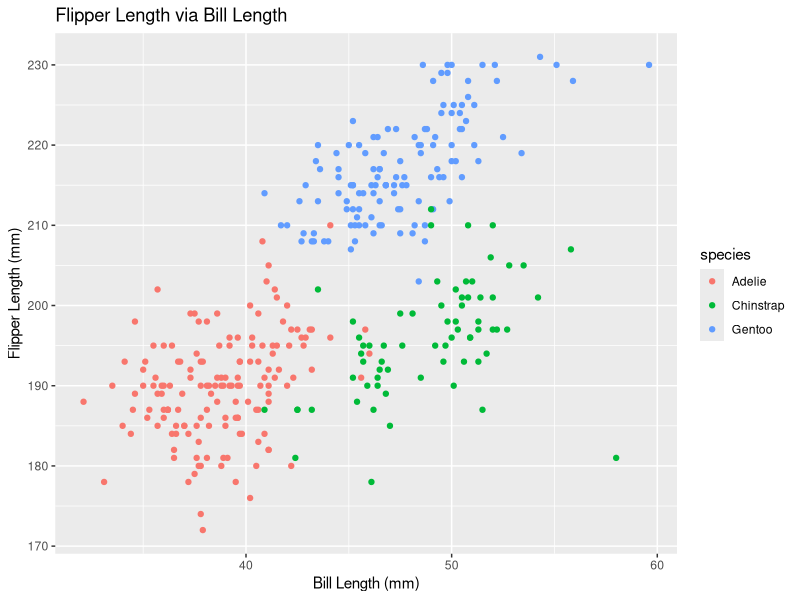
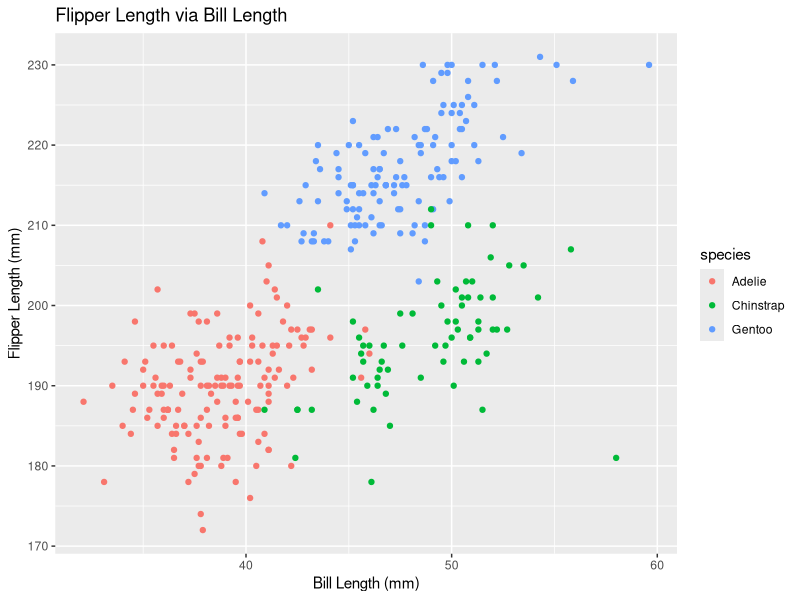

Generate these figures, in order, with R:
## ---- chunk 1
library(tidyverse)
## ---- chunk 2
# Loading the penguin data set
data("penguins", package = "palmerpenguins")
## ---- chunk 3
head(penguins)
## ---- chunk 4
nrow(penguins)
ncol(penguins)
## ---- chunk 5
mean(penguins$flipper_length_mm, na.rm=TRUE)
## ---- chunk 6
library(ggplot2) #Load ggplot
# The colored scatter plot
ggplot(data = penguins, aes(x=bill_length_mm, y=flipper_length_mm, color=species)) + geom_point() + labs(title = "Flipper Length via Bill Length", x = "Bill Length (mm)", y = "Flipper Length (mm)")

# Now we save the boxplot as png in the working directory
ggsave(file="Scatter Plot of Flipper Length via Bill Length.png")
## ---- chunk 7
# Create the desired dataframe
df = tibble(
  vec_numeric = rnorm(10),
  vec_logical = vec_numeric > 0,
  vec_char = c("ten", "words", "is", "ten", "words", "too", "much", "says", "Lincole", "2022"),
  vec_factor = factor(c("mid", "low", "high", "mid", "low", "high", "high", "mid", "low", "high"))
)
## ---- chunk 8
mean(df$vec_numeric)
mean(df$vec_logical)
mean(df$vec_char)
mean(df$vec_factor)
## ---- chunk 9
as.numeric(df$vec_logical)
as.numeric(df$vec_char)
as.numeric(df$vec_factor)
